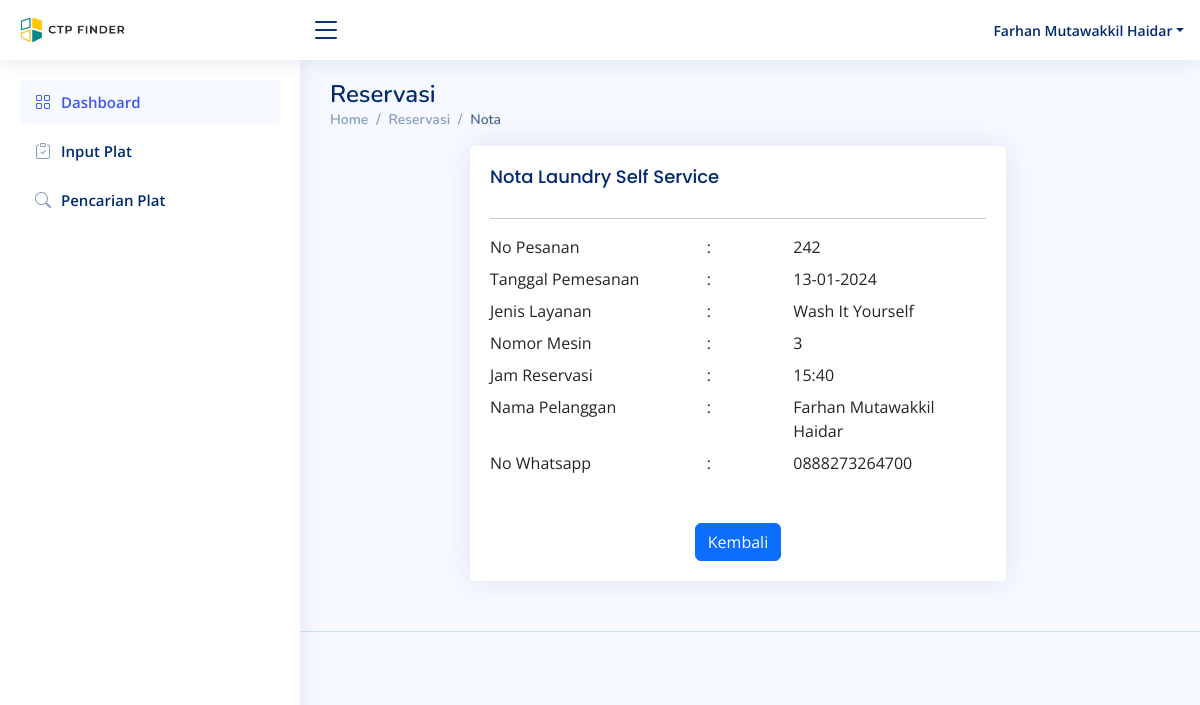
The app's page /dashboard/pages/content/nota/nota-ss-wash.php (signed in) with its own data.
### tables this page shows
CREATE TABLE `tbl_reservasi_ss` (
  `id_tbl_r` int(11) NOT NULL,
  `jam` varchar(10) NOT NULL,
  `id_user` int(11) NOT NULL,
  `jenis_layanan` enum('Wash It Yourself','Dry It Yourself') NOT NULL,
  `nomor_antrian` int(4) NOT NULL,
  `tanggal_pesanan` datetime NOT NULL DEFAULT current_timestamp(),
  `status_pesanan` enum('Active','Inactive') NOT NULL
);

CREATE TABLE `tbl_users` (
  `id_user` int(11) NOT NULL,
  `name` varchar(50) NOT NULL,
  `email` varchar(255) NOT NULL,
  `no_whatsapp` varchar(15) DEFAULT NULL,
  `role` enum('admin','user') NOT NULL DEFAULT 'user',
  `password` varchar(255) NOT NULL,
  `created_at` timestamp NOT NULL DEFAULT current_timestamp(),
  `update_at` timestamp NULL DEFAULT NULL,
  `alamat` varchar(150) DEFAULT NULL
);

### dashboard/pages/content/nota/nota-ss-wash.php (the view, shortened to what this page needs)
<?php
  include '../../../../config/db.php';
?>
    <main id="main" class="main">
      <div class="pagetitle">
        <h1>Reservasi</h1>
        <nav>
          <ol class="breadcrumb">
            <li class="breadcrumb-item"><a href="../dashboard/Dashboard.php">Home</a></li>
            <li class="breadcrumb-item"><a href="../reservasi/reservasi.php">Reservasi</a></li>
            <li class="breadcrumb-item active">Nota</li>
          </ol>
        </nav>
      </div>
      <section class="section dashboard">
        <div class="row align-items-top">
          <div class="row justify-content-center">
            <div class="col-lg-8">
              <div class="card">
                <div class="card-body">
                  <h5 class="card-title">Nota Laundry Self Service</h5>
                  <hr>
                  <div class="row">
                    <div class="col-md-5">
                      <label class="form-label">No Pesanan</label>
                    </div>
                    <div class="col-md-2">
                      <label class="form-label">:</label>
                    </div>
                    <div class="col-md-5">
                      <label class="form-label">
                      <?php
                        $iduser = $_SESSION['id'];
                        $sql = mysqli_query($db_connect, "SELECT * FROM `tbl_reservasi_ss` WHERE id_user = '$iduser' AND jenis_layanan = 'Wash It Yourself' ORDER BY id_tbl_r DESC LIMIT 1");
                        while ($row = mysqli_fetch_assoc($sql)) {
                            echo "<div>" . $row['id_tbl_r'] . "</div>";
                        }
                      ?>
                      </label>
                    </div>
                    <div class="col-md-5">
                      <label class="form-label">Tanggal Pemesanan</label>
                    </div>
                    <div class="col-md-2">
                      <label class="form-label">:</label>
                    </div>
                    <div class="col-md-5">
                      <label class="form-label ">
                          <?php
                            $iduser = $_SESSION['id'];
                            $sql = mysqli_query($db_connect, "SELECT * FROM `tbl_reservasi_ss` WHERE id_user = '$iduser' AND jenis_layanan = 'Wash It Yourself' ORDER BY id_tbl_r DESC LIMIT 1");
                            while ($row = mysqli_fetch_assoc($sql)) {
                              $tanggalPesanan = date('d-m-Y', strtotime($row['tanggal_pesanan']));
                              echo "<div>" . $tanggalPesanan . "</div>";
                          }
                          ?>
                      </label>
                    </div>
                    <div class="col-md-5">
                      <label class="form-label">Jenis Layanan</label>
                    </div>
                    <div class="col-md-2">
                      <label class="form-label">:</label>
                    </div>
                    <div class="col-md-5">
                      <label class="form-label">
                          <?php
                            $iduser = $_SESSION['id'];
                            $sql = mysqli_query($db_connect, "SELECT * FROM `tbl_reservasi_ss` WHERE id_user = '$iduser' AND jenis_layanan = 'Wash It Yourself' ORDER BY id_tbl_r DESC LIMIT 1");
                            while ($row = mysqli_fetch_assoc($sql)) {
                              echo "<div>" . $row['jenis_layanan'] . "</div>";
                          }
                          ?>
                      </label>
                    </div>
                    <div class="col-md-5">
                      <label class="form-label">Nomor Mesin</label>
                    </div>
                    <div class="col-md-2">
                      <label class="form-label">:</label>
                    </div>
                    <div class="col-md-5">
                      <label class="form-label">
                          <?php
                            $iduser = $_SESSION['id'];
                            $sql = mysqli_query($db_connect, "SELECT * FROM `tbl_reservasi_ss` WHERE id_user = '$iduser' AND jenis_layanan = 'Wash It Yourself' ORDER BY id_tbl_r DESC LIMIT 1");
                            while ($row = mysqli_fetch_assoc($sql)) {
                              echo "<div>" . $row['nomor_antrian'] . "</div>";
                          }
                          ?>
                      </label>
                    </div>
                    <div class="col-md-5">
                      <label class="form-label">Jam Reservasi</label>
                    </div>
                    <div class="col-md-2">
                      <label class="form-label">:</label>
                    </div>
                    <div class="col-md-5">
                      <label class="form-label">
                          <?php
                            $iduser = $_SESSION['id'];
                            $sql = mysqli_query($db_connect, "SELECT * FROM `tbl_reservasi_ss` WHERE id_user = '$iduser' AND jenis_layanan = 'Wash It Yourself' ORDER BY id_tbl_r DESC LIMIT 1");
                            while ($row = mysqli_fetch_assoc($sql)) {
                              echo "<div>" . $row['jam'] . "</div>";
                          }
                          ?>
                      </label>
                    </div>
                    <div class="col-md-5">
                      <label class="form-label">Nama Pelanggan</label>
                    </div>
                    <div class="col-md-2">
                      <label class="form-label">:</label>
                    </div>
                    <div class="col-md-5">
                        <?php
                            $iduser = $_SESSION['id'];
                            $sql = mysqli_query($db_connect, "SELECT * FROM `tbl_users` WHERE id_user = '$iduser'");
                            while ($row = mysqli_fetch_assoc($sql)) {
                                echo "<div class='form-label'>" . $row['name'] . "</div>";
                            }
                        ?>
                    </div>
                    <div class="col-md-5">
                      <label class="form-label">No Whatsapp</label>
                    </div>
                    <div class="col-md-2">
                      <label class="form-label">:</label>
                    </div>
                    <div class="col-md-5">
                      <label class="form-label">
                        <?php
                            $iduser = $_SESSION['id'];
                            $sql = mysqli_query($db_connect, "SELECT * FROM `tbl_users` WHERE id_user = '$iduser'");
                            while ($row = mysqli_fetch_assoc($sql)) {
                                echo "<div class='form-label'>" . $row['no_whatsapp'] . "</div>";
                            }
                        ?>
                      </label>
                    </div>
                    <br>
                    <br>
                    <br>
                    <div class="col-lg-12 text-center">
                      <a class="btn btn-primary" href="../reservasi/form-ss-wash.php" role="button">Kembali</a>
                    </div>
                  </div>
                </div>
              </div>
            </div>
          </div>
        </div>
      </section>
  </main>

### dashboard/assets/css/style.css (style rules this page uses)
:root { scroll-behavior: smooth; }
body { font-family: "Open Sans", sans-serif; background: #f6f9ff; color: #444444; }
a { color: #4154f1; text-decoration: none; }
h1, h2, h3, h4, h5, h6 { font-family: "Nunito", sans-serif; }
#main { margin-top: 60px; padding: 20px 30px; transition: all 0.3s; }
.pagetitle { margin-bottom: 10px; }
.pagetitle h1 { font-size: 24px; margin-bottom: 0; font-weight: 600; color: #012970; }
.card { margin-bottom: 30px; border: none; border-radius: 5px; box-shadow: 0px 0 30px rgba(1, 41, 112, 0.1); }
.card-title { padding: 20px 0 15px 0; font-size: 18px; font-weight: 500; color: #012970; font-family: "Poppins", sans-serif; }
.card-body { padding: 0 20px 20px 20px; }
.breadcrumb { font-size: 14px; font-family: "Nunito", sans-serif; color: #899bbd; font-weight: 600; }
.breadcrumb a { color: #899bbd; transition: 0.3s; }
.breadcrumb .breadcrumb-item::before { color: #899bbd; }
.breadcrumb .active { color: #51678f; font-weight: 600; }
@media (min-width: 1200px) { #main, #footer { margin-left: 300px; } }

### records on screen
tbl_reservasi_ss: id_tbl_r "242", tanggal_pesanan "13-01-2024", jenis_layanan "Wash It Yourself", nomor_antrian "3", jam "15:40"
tbl_users: name "Farhan Mutawakkil Haidar", no_whatsapp "0888273264700"

### other values on screen
$_SESSION['name'] "Farhan Mutawakkil Haidar"
